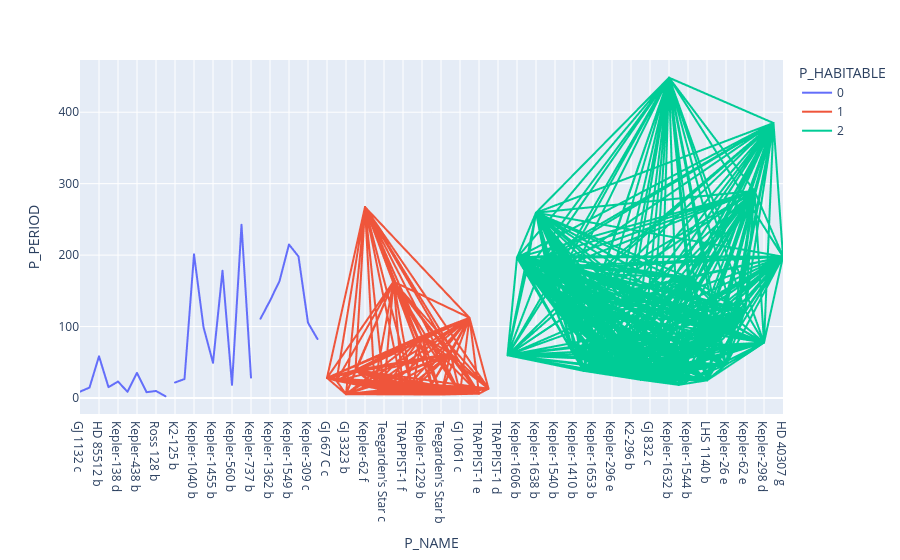

Write notebook code for a chart like this one.
### Markdown cell above
We can see very high flux (150-300+ units on Y-axis) is associated with conservatively habitable planets, and moderately high flux (hovering around 150 units on Y-axis) is associated with optimistically habitable planets. Non-habitable planets have very low flux (less than 5 units).

* **Influence of Age of Planet on Habitability :**

Next, we will proceed to check if the age of planet (P_PERIOD) has any significant influence on deciding its habitability. Again we have filtered data to select only the planets with ESI > 0.65

### Code cell
df = oversampled.query("P_ESI > 0.65")
fig = px.line(df, x="P_NAME", y="P_PERIOD", color="P_HABITABLE", line_group="P_TYPE")
fig.show()

### Figure 1 — Plotly figure (JSON) as saved in the notebook; plotly's stock layout.template omitted (floating-point values rounded to 4 significant figures; data arrays with more than 128 entries replaced by an {"elided": "..."} marker saying what was removed)
{"data": [{"hovertemplate": "P_HABITABLE=0<br>P_TYPE=Terran<br>P_NAME=%{x}<br>P_PERIOD=%{y}<extra></extra>", "legendgroup": "0", "line": {"color": "#636efa", "dash": "solid"}, "marker": {"symbol": "circle"}, "mode": "lines", "name": "0", "showlegend": true, "type": "scattergl", "x": ["GJ 1132 c", "GJ 625 b", "HD 85512 b", "K2-72 c", "Kepler-138 d", "Kepler-1649 b", "Kepler-438 b", "Kepler-445 d", "Ross 128 b", "TRAPPIST-1 c"], "xaxis": "x", "y": [8.929, 14.63, 58.43, 15.19, 23.09, 8.689, 35.23, 8.153, 9.866, 2.422], "yaxis": "y"}, {"hovertemplate": "P_HABITABLE=0<br>P_TYPE=Superterran<br>P_NAME=%{x}<br>P_PERIOD=%{y}<extra></extra>", "legendgroup": "0", "line": {"color": "#636efa", "dash": "solid"}, "marker": {"symbol": "circle"}, "mode": "lines", "name": "0", "showlegend": false, "type": "scattergl", "x": ["K2-125 b", "K2-133 e", "Kepler-1040 b", "Kepler-1389 b", "Kepler-1455 b", "Kepler-439 b", "Kepler-560 b", "Kepler-69 c", "Kepler-737 b"], "xaxis": "x", "y": [21.75, 26.58, 201.1, 99.25, 49.28, 178.1, 18.48, 242.5, 28.6], "yaxis": "y"}, {"hovertemplate": "P_HABITABLE=0<br>P_TYPE=Neptunian<br>P_NAME=%{x}<br>P_PERIOD=%{y}<extra></extra>", "legendgroup": "0", "line": {"color": "#636efa", "dash": "solid"}, "marker": {"symbol": "circle"}, "mode": "lines", "name": "0", "showlegend": false, "type": "scattergl", "x": ["Kepler-1058 b", "Kepler-1362 b", "Kepler-1545 b", "Kepler-1549 b", "Kepler-1554 b", "Kepler-309 c", "Kepler-991 b"], "xaxis": "x", "y": [111.0, 136.2, 163.7, 214.9, 198.1, 105.4, 82.53], "yaxis": "y"}, {"hovertemplate": "P_HABITABLE=1<br>P_TYPE=Terran<br>P_NAME=%{x}<br>P_PERIOD=%{y}<extra></extra>", "legendgroup": "1", "line": {"color": "#EF553B", "dash": "solid"}, "marker": {"symbol": "circle"}, "mode": "lines", "name": "1", "showlegend": true, "type": "scattergl", "x": {"elided": "3436 str values"}, "xaxis": "x", "y": {"elided": "3436 float values"}, "yaxis": "y"}, {"hovertemplate": "P_HABITABLE=1<br>P_TYPE=Subterran<br>P_NAME=%{x}<br>P_PERIOD=%{y}<extra></extra>", "legendgroup": "1", "line": {"color": "#EF553B", "dash": "solid"}, "marker": {"symbol": "circle"}, "mode": "lines", "name": "1", "showlegend": false, "type": "scattergl", "x": {"elided": "193 str values"}, "xaxis": "x", "y": {"elided": "193 float values"}, "yaxis": "y"}, {"hovertemplate": "P_HABITABLE=2<br>P_TYPE=Superterran<br>P_NAME=%{x}<br>P_PERIOD=%{y}<extra></extra>", "legendgroup": "2", "line": {"color": "#00cc96", "dash": "solid"}, "marker": {"symbol": "circle"}, "mode": "lines", "name": "2", "showlegend": true, "type": "scattergl", "x": {"elided": "3501 str values"}, "xaxis": "x", "y": {"elided": "3501 float values"}, "yaxis": "y"}], "layout": {"legend": {"title": {"text": "P_HABITABLE"}, "tracegroupgap": 0}, "margin": {"t": 60}, "xaxis": {"anchor": "y", "domain": [0, 1], "title": {"text": "P_NAME"}}, "yaxis": {"anchor": "x", "domain": [0, 1], "title": {"text": "P_PERIOD"}}}}
